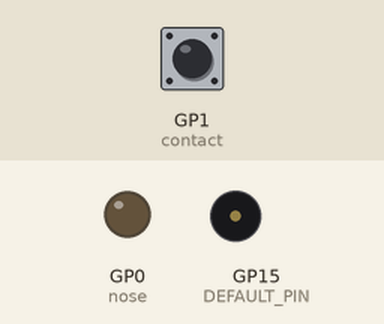
Recording of a program running on a simulated Raspberry Pi Pico running MicroPython. Parts: output pins drawn as LEDs (lit = HIGH), buzzer (waves = sounding). The test bench sets the inputs (shaded band); at power-on: GP1 (contact) HIGH. What the program prints to the serial console is not drawn.

Above: at 4.4 s.
4.5 s: GP1 (contact) pulled LOW for 0.15 s
At 5.06 s:
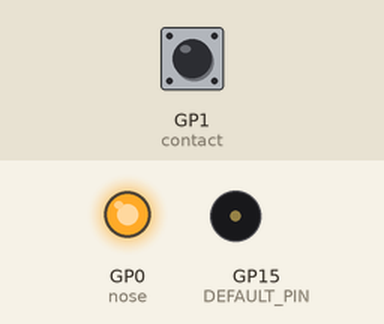
7.5 s: GP1 (contact) pulled LOW for 3.2 s
At 11.9 s:
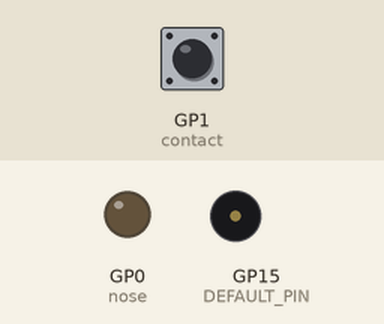
Timing chart, 0 to 13.4 s (numbered marks = the images above; inputs shaded):
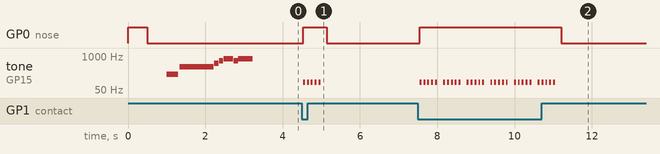

Measured:
- after the input at 4.5 s, GP0 (nose): LOW → HIGH at once, → LOW 0.61 s later; tone on GP15 (DEFAULT_PIN): alternates 100 Hz for 0.05 s and silent for 0.05 s, 10 changes in all, then stays silent, starting at once
- after the input at 7.5 s, GP0 (nose): LOW → HIGH after 0.05 s, → LOW 3.7 s later; tone on GP15 (DEFAULT_PIN): silent → 100 Hz after 0.05 s, then repeats every 0.61 s: 4 × (silent 0.05 s, 100 Hz 0.05 s), silent 0.16 s, 100 Hz 0.05 s, until it stays silent from 11.1 s

The program:

operation.py
```python
# Operation Pico game
# @Author: Kevin McAleer
# @Date: 2025-01-11

from machine import Pin
from time import sleep
from music import MusicPlayer
from tunes import TUNES

nose = Pin(0, Pin.OUT)
contact = Pin(1, Pin.IN, Pin.PULL_UP)

nose.value(1)
sleep(0.5)
nose.value(0)
sleep(0.5)

music = MusicPlayer(pin=Pin(15))

def check_probe():
    while True:
        if contact.value() == 0:  # Pin reads LOW when connected to GND
#             print("Probe connected to GND!")
            nose.value(1)
            music.play_buzzer(freq=100, duration_ms=500, buzz_rate=50)
            sleep(0.01)
        else:
#             print("Probe not connected.")
            nose.value(0)
            music.stop()

        sleep(0.1)  # Check every 500ms


music.play_nintendo_on()
# music.set_volume(50)
# Play "Happy Birthday" tune
music.set_tempo(bpm=120)

music.play(TUNES["power_up"])
music.stop()

while True:
    # Run the probe check
    check_probe()
```

music.py
```python
# Kev's Music Player
# A simple music player for MicroPython
# @Author: Kevin McAleer
# @Date: 2025-01-11

import time
import machine

# Default configurations
DEFAULT_BPM = 120
DEFAULT_TICKS = 4
DEFAULT_OCTAVE = 4
DEFAULT_DURATION = 4
ARTICULATION_MS = 10  # Gap between notes in milliseconds
DEFAULT_PIN = machine.Pin(15)

class MusicPlayer:
    def __init__(self, pin=DEFAULT_PIN, volume=100):
        self.pin = machine.PWM(pin)
        self.bpm = DEFAULT_BPM
        self.ticks = DEFAULT_TICKS
        self.last_octave = DEFAULT_OCTAVE
        self.last_duration = DEFAULT_DURATION
        self.is_playing = False
        self.volume = volume  # Volume as a percentage (0 to 100)

    def set_tempo(self, bpm=None, ticks=None):
        if bpm:
            self.bpm = bpm
        if ticks:
            self.ticks = ticks

    def get_tempo(self):
        return self.bpm, self.ticks

    def set_volume(self, volume):
        """Set the volume (0 to 100)."""
        if 0 <= volume <= 100:
            self.volume = volume
#             print(f"Volume set to {volume}%")
        else:
            raise ValueError("Volume must be between 0 and 100")

    def _play_frequency(self, freq, duration_ms):
        """Play a frequency for a given duration."""
        if freq == 0:
            self.pin.duty_u16(0)  # Mute if frequency is 0
            return

        # Set frequency and adjust duty cycle based on volume
        self.pin.freq(int(freq))
        # duty = int(65535 * (self.volume / 100))  # Scale duty cycle for volume
        duty = int(32768)
        self.pin.duty_u16(duty)

        # Play the tone for the specified duration
        time.sleep_ms(duration_ms)

        # Stop the tone after the duration
        self.pin.duty_u16(0)

    def _note_frequency(self, note, octave):
        note_frequencies = {
            'C': 261.63, 'C#': 277.18, 'D': 293.66, 'D#': 311.13,
            'E': 329.63, 'F': 349.23, 'F#': 369.99, 'G': 392.00,
            'G#': 415.30, 'A': 440.00, 'A#': 466.16, 'B': 493.88,
        }
        base_frequency = note_frequencies.get(note.upper())
        if not base_frequency:
            return None
        return base_frequency * (2 ** (octave - 4))

    def play(self, notes, wait=True, loop=False):
        self.is_playing = True
        while self.is_playing:
            for note in notes:
                if not self.is_playing:
                    break
                if isinstance(note, str):
                    try:
                        note, duration = self._parse_note_string(note)
                        print(f"Parsed note: {note}, Duration: {duration}")
                    except ValueError as e:
                        print(f"Error parsing note: {note}")
                        raise e
                else:
                    raise ValueError(f"Invalid note format for {note}")
                frequency = self._note_frequency(note[0], note[1])
#                 print(f"Frequency: {frequency} Hz, Duration: {duration} beats")
                if frequency:
                    duration_ms = (60000 // self.bpm) * duration // self.ticks
                    self._play_frequency(frequency, duration_ms - ARTICULATION_MS)
                    time.sleep_ms(ARTICULATION_MS)
                else:
                    print(f"Skipping invalid frequency for note: {note}")
            if not loop:
                break
        self.is_playing = False


    def stop(self):
        self.is_playing = False
        self.pin.duty_u16(0)

    def _parse_note_string(self, note_str):
#         print(f"Parsing note string: '{note_str}'")
        if ':' not in note_str:
            raise ValueError("Note string must include duration, e.g., 'C4:4'")

        # Split the note and duration
        note_octave, duration = note_str.split(':')
        duration = int(duration)  # Convert duration to integer

#         print(f"note_octave: {note_octave}, duration: {duration}")

        # Extract the octave
        if len(note_octave) < 2 or not note_octave[-1].isdigit():
            raise ValueError(f"Invalid note format: {note_str}")
        octave = int(note_octave[-1])  # Last character is the octave

        # Extract the note
        note = note_octave[:-1]  # All characters except the last are the note

        # Validate note
        valid_notes = {"C", "C#", "D", "D#", "E", "F", "F#", "G", "G#", "A", "A#", "B", "R"}
        if note not in valid_notes:
            raise ValueError(f"Invalid note: {note}")

#         print(f"Parsed note: {note}, Octave: {octave}, Duration: {duration}")
        return (note, octave), duration

    def play_nintendo_on(self):
        """Recreate the Nintendo 'On' sound."""
        base_freq = 196  # G3 (Hz)
        higher_freq = 392  # G4 (Hz)

        # Play the first note
        self._play_frequency(base_freq, 300)  # Play G3 for 300 ms

        # Play the second note with fade-out
        duration = 800  # Duration of the fade-out (ms)
        steps = 20  # Number of fade-out steps
        step_duration = duration // steps

        for i in range(steps):
            # Gradually reduce volume
            fade_volume = int(65535 * (1 - i / steps))  # Scale duty cycle
            self.pin.freq(higher_freq)
            self.pin.duty_u16(fade_volume)
            time.sleep_ms(step_duration)

        # Ensure PWM stops after playing
        self.pin.duty_u16(0)

    def play_buzzer(self, freq=440, duration_ms=500, buzz_rate=50):
        """
        Play a buzzer sound.

        :param freq: Frequency of the buzz sound (default: 440 Hz).
        :param duration_ms: Total duration of the buzzing (default: 500 ms).
        :param buzz_rate: On/Off interval of the buzz in milliseconds (default: 50 ms).
        """
        # Calculate the number of buzz cycles
        cycles = duration_ms // (buzz_rate * 2)

        for _ in range(cycles):
            # Turn the sound on
            self._play_frequency(freq, buzz_rate)

            # Turn the sound off (mute)
            self.pin.duty_u16(0)
            time.sleep_ms(buzz_rate)

        # Ensure the PWM stops after buzzing
        self.pin.duty_u16(0)

# Example usage
# music = MusicPlayer(pin=machine.Pin(15))
# music.set_tempo(bpm=120)
# music.play(["C4:4", "D4:4", "E4:4", "F4:4"])
# music.stop()
```

tunes.py
```python
# @Author: Kevin McAleer
# @Date: 2025-01-11

TUNES = {
    "dadadadum": [
        "G4:2", "G4:1", "G4:1", "G4:1", "D#4:8", "G4:2", "F4:1", "F4:1",
        "F4:1", "D4:8",
    ],
    "entertainer": [
        "D4:1", "D#4:1", "E4:1", "C5:2", "E4:1",
        "C5:2", "E4:1", "C5:3", "C4:1", "D4:1",
        "D#4:1", "E4:1", "C4:1", "D4:1", "E4:2", "B4:1", "D5:2",
        "C4:4",
    ],
    "prelude": [
        "C4:1", "E4:1", "G4:1", "C5:1", "E4:1", "G4:1", "C5:1", "E4:1",
        "C4:1", "E4:1", "G4:1", "C5:1", "E4:1", "G4:1", "C5:1", "E4:1",
    ],
    "ode": [
        "E4:2", "E4:2", "F4:2", "G4:2", "G4:2", "F4:2", "E4:2", "D4:2",
        "C4:2", "C4:2", "D4:2", "E4:2", "E4:2", "D4:2", "D4:2",
    ],
    "nyan": [
        "F#5:2", "G#5:1", "C#6:1", "D#6:2",
        "B4:1", "D5:1", "C#5:1", "B4:2", "B4:1",
        "C#5:1", "D5:1", "D5:1", "C#5:1", "B4:1",
        "C#5:1", "D#5:1", "F#5:1", "G#5:1", "D#5:1",
        "F#5:1", "C#5:1", "D5:1", "B4:1", "C#5:1", "B4:1",
        "D#5:2", "F#5:1", "G#5:1", "D#5:1",
        "F#5:1", "C#5:1", "D#5:1", "B4:1", "D5:1", "D#5:1", "D5:1",
        "C#5:1", "B4:1", "C#5:2", "B4:1", "C#5:1",
        "D#5:1", "F#5:1", "C#5:1", "D5:1", "C#5:1", "B4:1",
        "C#5:2", "B4:1", "C#5:1", "B4:1", "F#5:1",
        "G#5:1", "B4:2", "F#5:1", "G#5:1", "B4:1",
        "C#5:1", "D#5:1", "B4:1", "E5:1", "D#5:1", "E5:1", "F#5:1",
        "B4:2", "B4:1", "F#5:1", "G#5:1", "B4:1", "F#5:1",
        "E5:1", "D#5:1", "C#5:1", "B4:1", "F#5:1", "D#5:1", "E5:1",
        "F#5:1", "B4:2", "F#5:1", "G#5:1", "B4:2",
        "F#5:1", "G#5:1", "B4:1", "B4:1", "C#5:1", "D#5:1",
        "B4:1", "F#5:1", "G#5:1", "F#5:1", "B4:2", "B4:1",
        "A#5:1", "B4:1", "F#5:1", "G#5:1", "B4:1", "E5:1", "D#5:1", "E5:1",
        "F#5:1", "B4:2", "C#5:1"
    ],


    "birthday": [
        "C4:3", "C4:1", "D4:4", "C4:4", "F4:4", "E4:8",
        "C4:3", "C4:1", "D4:4", "C4:4", "G4:4", "F4:8",
    ],
    "jump_up": [
        "C5:1", "D5:1", "E5:1", "F5:1", "G5:1",
    ],
    "jump_down": [
        "G5:1", "F5:1", "E5:1", "D5:1", "C5:1",
    ],
    "power_up": [
        "G4:1", "C5:1", "E5:1", "G5:2", "E5:1", "G5:3",
    ],
    "power_down": [
        "G5:1", "D#1:1", "C5:1", "G4:2", "B4:1", "C5:3",
    ],
    "nintendo_on": [
        "G5:2", "G6:2", "G6:2"  # Ascending G major chord
    ],
}
```
